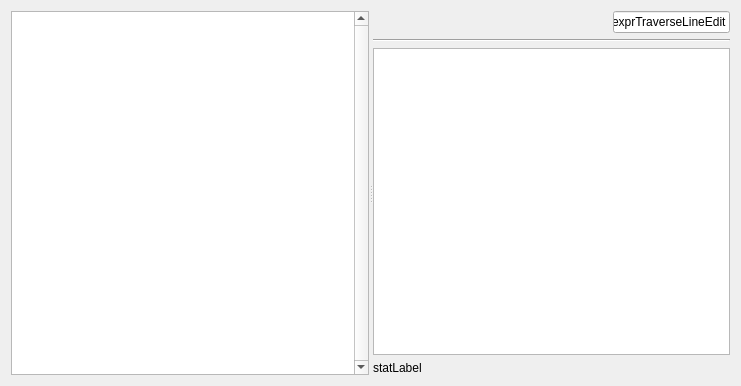
<?xml version="1.0" encoding="UTF-8"?>
<ui version="4.0">
 <class>GeneralTreeEditor</class>
 <widget class="QWidget" name="GeneralTreeEditor">
  <property name="geometry">
   <rect>
    <x>0</x>
    <y>0</y>
    <width>741</width>
    <height>386</height>
   </rect>
  </property>
  <property name="windowTitle">
   <string>Form</string>
  </property>
  <layout class="QVBoxLayout" name="verticalLayout_2">
   <item>
    <widget class="QSplitter" name="splitter">
     <property name="orientation">
      <enum>Qt::Horizontal</enum>
     </property>
     <widget class="QTreeView" name="treeView">
      <property name="sizePolicy">
       <sizepolicy hsizetype="Fixed" vsizetype="Expanding">
        <horstretch>0</horstretch>
        <verstretch>0</verstretch>
       </sizepolicy>
      </property>
      <property name="verticalScrollBarPolicy">
       <enum>Qt::ScrollBarAlwaysOn</enum>
      </property>
      <property name="alternatingRowColors">
       <bool>true</bool>
      </property>
      <attribute name="headerDefaultSectionSize">
       <number>35</number>
      </attribute>
     </widget>
     <widget class="QWidget" name="">
      <layout class="QVBoxLayout" name="verticalLayout">
       <item>
        <layout class="QHBoxLayout" name="horizontalLayout">
         <item>
          <widget class="BreadcrumbWidget" name="breadcrumbWidget" native="true">
           <property name="sizePolicy">
            <sizepolicy hsizetype="Expanding" vsizetype="Fixed">
             <horstretch>0</horstretch>
             <verstretch>0</verstretch>
            </sizepolicy>
           </property>
          </widget>
         </item>
         <item>
          <spacer name="horizontalSpacer">
           <property name="orientation">
            <enum>Qt::Horizontal</enum>
           </property>
           <property name="sizeHint" stdset="0">
            <size>
             <width>40</width>
             <height>20</height>
            </size>
           </property>
          </spacer>
         </item>
         <item>
          <widget class="QLineEdit" name="exprTraverseLineEdit">
           <property name="text">
            <string notr="true">exprTraverseLineEdit</string>
           </property>
          </widget>
         </item>
        </layout>
       </item>
       <item>
        <widget class="Line" name="line">
         <property name="orientation">
          <enum>Qt::Horizontal</enum>
         </property>
        </widget>
       </item>
       <item>
        <widget class="QTableView" name="nodeTableView"/>
       </item>
       <item>
        <widget class="QLabel" name="statLabel">
         <property name="text">
          <string notr="true">statLabel</string>
         </property>
        </widget>
       </item>
      </layout>
     </widget>
    </widget>
   </item>
  </layout>
 </widget>
 <customwidgets>
  <customwidget>
   <class>BreadcrumbWidget</class>
   <extends>QWidget</extends>
   <header>src/gui/BreadcrumbWidget.h</header>
   <container>1</container>
  </customwidget>
 </customwidgets>
 <resources/>
 <connections/>
</ui>
